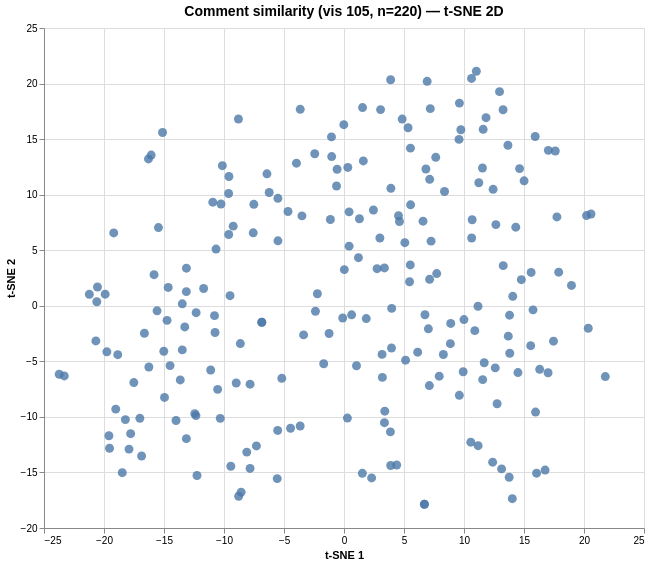

Here is the Vega-Lite specification saved for this chart:
### Vega specification from a JSON file in a GitHub repository (floating-point values rounded to 4 significant figures; data arrays with more than 128 entries replaced by an {"elided": "..."} marker saying what was removed)
{"$schema": "https://vega.github.io/schema/vega/v6.json", "data": [{"name": "param_1e9efca18e7a2868_store"}, {"name": "source_0", "values": {"elided": "220 records"}}, {"name": "source_0_x_domain_dim_1", "values": [{"min": -23.73, "max": 21.77}]}, {"name": "source_0_y_domain_dim_2", "values": [{"min": -17.86, "max": 21.11}]}], "signals": [{"name": "unit", "value": {}, "on": [{"events": "pointermove", "update": "isTuple(group()) ? group() : unit"}]}, {"name": "param_1e9efca18e7a2868", "update": "vlSelectionResolve(\"param_1e9efca18e7a2868_store\", \"union\")"}, {"name": "param_1e9efca18e7a2868_dim_1", "on": [{"events": [{"source": "view", "type": "dblclick"}], "update": "null"}, {"events": {"signal": "param_1e9efca18e7a2868_translate_delta"}, "update": "panLinear(param_1e9efca18e7a2868_translate_anchor.extent_x, -param_1e9efca18e7a2868_translate_delta.x / width)"}, {"events": {"signal": "param_1e9efca18e7a2868_zoom_delta"}, "update": "zoomLinear(domain(\"x\"), param_1e9efca18e7a2868_zoom_anchor.x, param_1e9efca18e7a2868_zoom_delta)"}]}, {"name": "param_1e9efca18e7a2868_dim_2", "on": [{"events": [{"source": "view", "type": "dblclick"}], "update": "null"}, {"events": {"signal": "param_1e9efca18e7a2868_translate_delta"}, "update": "panLinear(param_1e9efca18e7a2868_translate_anchor.extent_y, param_1e9efca18e7a2868_translate_delta.y / height)"}, {"events": {"signal": "param_1e9efca18e7a2868_zoom_delta"}, "update": "zoomLinear(domain(\"y\"), param_1e9efca18e7a2868_zoom_anchor.y, param_1e9efca18e7a2868_zoom_delta)"}]}, {"name": "param_1e9efca18e7a2868_tuple", "on": [{"events": [{"signal": "param_1e9efca18e7a2868_dim_1 || param_1e9efca18e7a2868_dim_2"}], "update": "param_1e9efca18e7a2868_dim_1 && param_1e9efca18e7a2868_dim_2 ? {unit: \"\", fields: param_1e9efca18e7a2868_tuple_fields, values: [param_1e9efca18e7a2868_dim_1,param_1e9efca18e7a2868_dim_2]} : null"}]}, {"name": "param_1e9efca18e7a2868_tuple_fields", "value": [{"field": "dim_1", "channel": "x", "type": "R"}, {"field": "dim_2", "channel": "y", "type": "R"}]}, {"name": "param_1e9efca18e7a2868_translate_anchor", "value": {}, "on": [{"events": [{"source": "scope", "type": "pointerdown"}], "update": "{x: x(unit), y: y(unit), extent_x: domain(\"x\"), extent_y: domain(\"y\")}"}]}, {"name": "param_1e9efca18e7a2868_translate_delta", "value": {}, "on": [{"events": [{"source": "window", "between": [{"source": "scope", "type": "pointerdown"}, {"source": "window", "type": "pointerup"}], "type": "pointermove", "consume": true}], "update": "{x: param_1e9efca18e7a2868_translate_anchor.x - x(unit), y: param_1e9efca18e7a2868_translate_anchor.y - y(unit)}"}]}, {"name": "param_1e9efca18e7a2868_zoom_anchor", "on": [{"events": [{"source": "scope", "type": "wheel", "consume": true}], "update": "{x: invert(\"x\", x(unit)), y: invert(\"y\", y(unit))}"}]}, {"name": "param_1e9efca18e7a2868_zoom_delta", "on": [{"events": [{"source": "scope", "type": "wheel", "consume": true}], "update": "pow(1.001, event.deltaY * pow(16, event.deltaMode))", "force": true}]}, {"name": "param_1e9efca18e7a2868_modify", "on": [{"events": {"signal": "param_1e9efca18e7a2868_tuple"}, "update": "modify(\"param_1e9efca18e7a2868_store\", param_1e9efca18e7a2868_tuple, true)"}]}], "marks": [{"type": "symbol", "name": "marks", "from": {"data": "source_0"}, "encode": {"update": {"shape": {"value": "circle"}, "x": {"field": "dim_1", "scale": "x"}, "y": {"field": "dim_2", "scale": "y"}, "opacity": {"value": 0.8}, "size": {"value": 80}, "fill": {"value": "#4c78a8"}, "tooltip": {"signal": "{\"Comment #\": format(datum[\"index\"], \"\"), \"Comment\": isValid(datum[\"comment\"]) ? datum[\"comment\"] : \"\"+datum[\"comment\"]}"}}}, "clip": true, "style": ["circle"], "interactive": true}], "scales": [{"name": "x", "type": "linear", "domain": [{"signal": "(data(\"source_0_x_domain_dim_1\")[0] || {}).min"}, {"signal": "(data(\"source_0_x_domain_dim_1\")[0] || {}).max"}], "range": [0, {"signal": "width"}], "zero": true, "domainRaw": {"signal": "param_1e9efca18e7a2868[\"dim_1\"]"}, "nice": true}, {"name": "y", "type": "linear", "domain": [{"signal": "(data(\"source_0_y_domain_dim_2\")[0] || {}).min"}, {"signal": "(data(\"source_0_y_domain_dim_2\")[0] || {}).max"}], "range": [{"signal": "height"}, 0], "zero": true, "domainRaw": {"signal": "param_1e9efca18e7a2868[\"dim_2\"]"}, "nice": true}], "axes": [{"scale": "x", "grid": true, "aria": false, "orient": "bottom", "gridScale": "y", "maxExtent": 0, "minExtent": 0, "ticks": false, "tickCount": {"signal": "ceil(width/40)"}, "zindex": 0, "labels": false, "domain": false}, {"scale": "y", "ticks": false, "gridScale": "x", "minExtent": 0, "grid": true, "orient": "left", "aria": false, "maxExtent": 0, "labels": false, "zindex": 0, "tickCount": {"signal": "ceil(height/40)"}, "domain": false}, {"scale": "x", "orient": "bottom", "labelOverlap": true, "grid": false, "title": "t-SNE 1", "labelFlush": true, "tickCount": {"signal": "ceil(width/40)"}, "zindex": 0}, {"scale": "y", "tickCount": {"signal": "ceil(height/40)"}, "labelOverlap": true, "zindex": 0, "grid": false, "title": "t-SNE 2", "orient": "left"}], "title": {"text": "Comment similarity (vis 105, n=220) — t-SNE 2D", "frame": "group", "fontSize": 14}, "style": "cell", "width": 600, "background": "white", "padding": 5, "height": 500}
